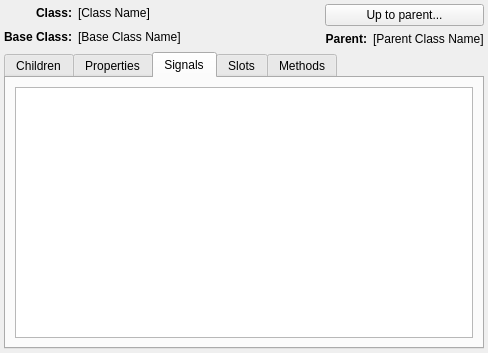
<?xml version="1.0" encoding="UTF-8"?>
<ui version="4.0">
 <class>qobjectbrowser</class>
 <widget class="QWidget" name="qobjectbrowser">
  <property name="geometry">
   <rect>
    <x>0</x>
    <y>0</y>
    <width>488</width>
    <height>353</height>
   </rect>
  </property>
  <property name="windowTitle">
   <string>QObject Browser</string>
  </property>
  <layout class="QVBoxLayout">
   <property name="spacing">
    <number>2</number>
   </property>
   <property name="margin">
    <number>4</number>
   </property>
   <item>
    <layout class="QVBoxLayout">
     <property name="spacing">
      <number>6</number>
     </property>
     <property name="margin">
      <number>0</number>
     </property>
     <item>
      <layout class="QHBoxLayout">
       <property name="spacing">
        <number>6</number>
       </property>
       <property name="margin">
        <number>0</number>
       </property>
       <item>
        <layout class="QVBoxLayout">
         <property name="spacing">
          <number>6</number>
         </property>
         <property name="margin">
          <number>0</number>
         </property>
         <item>
          <widget class="QLabel" name="label_2">
           <property name="text">
            <string>&lt;b&gt;Class:&lt;/b&gt;</string>
           </property>
           <property name="alignment">
            <set>Qt::AlignRight|Qt::AlignTrailing|Qt::AlignVCenter</set>
           </property>
          </widget>
         </item>
         <item>
          <widget class="QLabel" name="label_3">
           <property name="text">
            <string>&lt;b&gt;Base Class:&lt;/b&gt;</string>
           </property>
           <property name="alignment">
            <set>Qt::AlignRight|Qt::AlignTrailing|Qt::AlignVCenter</set>
           </property>
          </widget>
         </item>
        </layout>
       </item>
       <item>
        <layout class="QVBoxLayout">
         <property name="spacing">
          <number>6</number>
         </property>
         <property name="margin">
          <number>0</number>
         </property>
         <item>
          <widget class="QLabel" name="class_name">
           <property name="text">
            <string>[Class Name]</string>
           </property>
          </widget>
         </item>
         <item>
          <widget class="QLabel" name="base_class_name">
           <property name="text">
            <string>[Base Class Name]</string>
           </property>
          </widget>
         </item>
        </layout>
       </item>
       <item>
        <spacer>
         <property name="orientation">
          <enum>Qt::Horizontal</enum>
         </property>
         <property name="sizeHint" stdset="0">
          <size>
           <width>40</width>
           <height>20</height>
          </size>
         </property>
        </spacer>
       </item>
       <item>
        <layout class="QVBoxLayout">
         <property name="spacing">
          <number>6</number>
         </property>
         <property name="margin">
          <number>0</number>
         </property>
         <item>
          <widget class="QPushButton" name="parent_button">
           <property name="text">
            <string>Up to parent...</string>
           </property>
          </widget>
         </item>
         <item>
          <layout class="QHBoxLayout">
           <property name="spacing">
            <number>6</number>
           </property>
           <property name="margin">
            <number>0</number>
           </property>
           <item>
            <widget class="QLabel" name="label_4">
             <property name="text">
              <string>&lt;b&gt;Parent:&lt;/b&gt;</string>
             </property>
             <property name="alignment">
              <set>Qt::AlignRight|Qt::AlignTrailing|Qt::AlignVCenter</set>
             </property>
            </widget>
           </item>
           <item>
            <widget class="QLabel" name="parent_class_name">
             <property name="text">
              <string>[Parent Class Name]</string>
             </property>
            </widget>
           </item>
          </layout>
         </item>
        </layout>
       </item>
      </layout>
     </item>
     <item>
      <widget class="QTabWidget" name="tabWidget">
       <property name="currentIndex">
        <number>2</number>
       </property>
       <widget class="QWidget" name="tab">
        <attribute name="title">
         <string>Children</string>
        </attribute>
        <layout class="QGridLayout">
         <property name="margin">
          <number>9</number>
         </property>
         <property name="spacing">
          <number>6</number>
         </property>
         <item row="1" column="1">
          <spacer>
           <property name="orientation">
            <enum>Qt::Horizontal</enum>
           </property>
           <property name="sizeHint" stdset="0">
            <size>
             <width>40</width>
             <height>20</height>
            </size>
           </property>
          </spacer>
         </item>
         <item row="1" column="0">
          <widget class="QPushButton" name="update_children_button">
           <property name="text">
            <string>Update Children</string>
           </property>
          </widget>
         </item>
         <item row="0" column="0" colspan="2">
          <widget class="QTableWidget" name="children_table"/>
         </item>
        </layout>
       </widget>
       <widget class="QWidget" name="properties_tab">
        <attribute name="title">
         <string>Properties</string>
        </attribute>
        <layout class="QGridLayout">
         <property name="margin">
          <number>9</number>
         </property>
         <property name="spacing">
          <number>6</number>
         </property>
         <item row="1" column="1">
          <spacer>
           <property name="orientation">
            <enum>Qt::Horizontal</enum>
           </property>
           <property name="sizeHint" stdset="0">
            <size>
             <width>40</width>
             <height>20</height>
            </size>
           </property>
          </spacer>
         </item>
         <item row="0" column="0" colspan="2">
          <widget class="QTableWidget" name="properties_table"/>
         </item>
         <item row="1" column="0">
          <widget class="QPushButton" name="update_properties_button">
           <property name="text">
            <string>Update Properties</string>
           </property>
          </widget>
         </item>
        </layout>
       </widget>
       <widget class="QWidget" name="signals_tab">
        <attribute name="title">
         <string>Signals</string>
        </attribute>
        <layout class="QVBoxLayout">
         <property name="spacing">
          <number>6</number>
         </property>
         <property name="margin">
          <number>9</number>
         </property>
         <item>
          <widget class="QTableWidget" name="signals_table"/>
         </item>
        </layout>
       </widget>
       <widget class="QWidget" name="slots_tab">
        <attribute name="title">
         <string>Slots</string>
        </attribute>
        <layout class="QVBoxLayout">
         <property name="spacing">
          <number>6</number>
         </property>
         <property name="margin">
          <number>9</number>
         </property>
         <item>
          <widget class="QTableWidget" name="slots_table"/>
         </item>
        </layout>
       </widget>
       <widget class="QWidget" name="methods_tab">
        <attribute name="title">
         <string>Methods</string>
        </attribute>
        <layout class="QVBoxLayout">
         <property name="spacing">
          <number>6</number>
         </property>
         <property name="margin">
          <number>9</number>
         </property>
         <item>
          <widget class="QTableWidget" name="methods_table"/>
         </item>
        </layout>
       </widget>
      </widget>
     </item>
    </layout>
   </item>
  </layout>
 </widget>
 <resources/>
 <connections/>
</ui>
